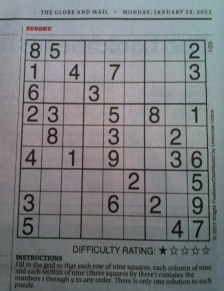
#> input picture img/sudoku.jpg, 224 x 291 px
$ python 709_Hough_lineP.py
#> lines starting #> are read from the running program, lines starting #| are printed output that depends on the picture; after the words box and inside, x2 and y2 are one past the last pixel; in counts of white or black regions, pixels touching at a corner belong together
import cv2
import numpy as np

img = cv2.imread('../img/sudoku.jpg')
#> img is the input picture: shape (291, 224, 3); mean B, G, R 127.4, 124.5, 122.2
img2 = img.copy()
imgray = cv2.cvtColor(img, cv2.COLOR_BGR2GRAY)
edges = cv2.Canny(imgray, 50, 200)
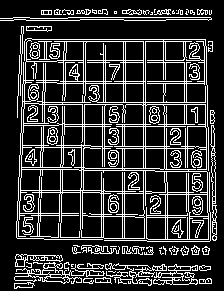
#> edges: shape (291, 224); 19.5% white in thin lines or dots

lines = cv2.HoughLinesP(edges, 1, np.pi/180, 10, None, 20, 2)
#> lines = 122 rows, first 6: [48, 147, 89, 147], [82, 141, 83, 39], [43, 151, 43, 129], [68, 17, 210, 17], [142, 217, 189, 217], [19, 167, 69, 167]
for line in lines:
    x1, y1, x2, y2 = line[0]
    cv2.line(img, (x1,y1), (x2,y2), (0,255,0), 1)
#> this loop made 122 passes
#> (x1, y1, x2, y2) on passes 1 to 12: (48, 147, 89, 147), (82, 141, 83, 39), (43, 151, 43, 129), (68, 17, 210, 17), (142, 217, 189, 217), (19, 167, 69, 167), (38, 215, 40, 159), (32, 39, 205, 39), (145, 205, 145, 41), (115, 282, 147, 283), (56, 145, 90, 145), (186, 12, 211, 12)
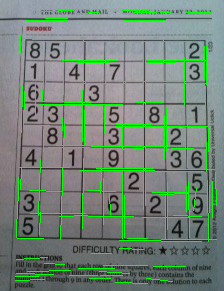
#> img: shape (291, 224, 3); 8.1% of pixels changed, all inside (x1, y1, x2, y2) = (15, 10, 217, 284)

cv2.imshow('Probability hough line', img)
cv2.waitKey()
cv2.destroyAllWindows()
